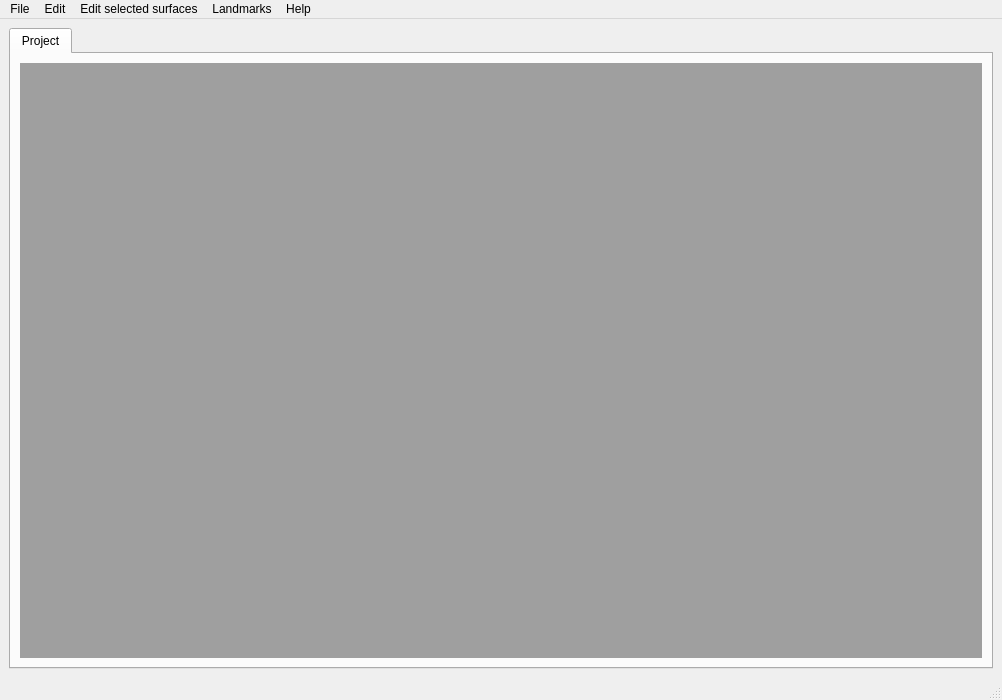
<?xml version="1.0" encoding="UTF-8"?>
<ui version="4.0">
 <class>MorphoDig</class>
 <widget class="QMainWindow" name="MorphoDig">
  <property name="geometry">
   <rect>
    <x>0</x>
    <y>0</y>
    <width>1002</width>
    <height>700</height>
   </rect>
  </property>
  <property name="windowTitle">
   <string>MorphoDig</string>
  </property>
  <property name="windowIcon">
   <iconset resource="Icons/icons.qrc">
    <normaloff>:/Icons/MorphoDig.ico</normaloff>:/Icons/MorphoDig.ico</iconset>
  </property>
  <property name="iconSize">
   <size>
    <width>22</width>
    <height>22</height>
   </size>
  </property>
  <widget class="QWidget" name="centralwidget">
   <layout class="QGridLayout" name="gridLayout">
    <item row="0" column="0">
     <widget class="QTabWidget" name="tabWidget">
      <property name="currentIndex">
       <number>0</number>
      </property>
      <widget class="QWidget" name="TabProject">
       <attribute name="title">
        <string>Project</string>
       </attribute>
       <layout class="QGridLayout" name="gridLayout_2">
        <item row="0" column="0">
         <widget class="QMdiArea" name="mdiArea"/>
        </item>
       </layout>
      </widget>
     </widget>
    </item>
   </layout>
  </widget>
  <widget class="QMenuBar" name="menubar">
   <property name="geometry">
    <rect>
     <x>0</x>
     <y>0</y>
     <width>1002</width>
     <height>21</height>
    </rect>
   </property>
   <widget class="QMenu" name="menuFile">
    <property name="title">
     <string>File</string>
    </property>
   </widget>
   <widget class="QMenu" name="menuHelp">
    <property name="title">
     <string>Help</string>
    </property>
   </widget>
   <widget class="QMenu" name="menuEdit">
    <property name="title">
     <string>Edit</string>
    </property>
   </widget>
   <widget class="QMenu" name="menuLandmarks">
    <property name="title">
     <string>Landmarks</string>
    </property>
   </widget>
   <widget class="QMenu" name="menuEditSelectedSurfaces">
    <property name="title">
     <string>Edit selected surfaces</string>
    </property>
   </widget>
   <addaction name="menuFile"/>
   <addaction name="menuEdit"/>
   <addaction name="menuEditSelectedSurfaces"/>
   <addaction name="menuLandmarks"/>
   <addaction name="menuHelp"/>
  </widget>
  <widget class="QStatusBar" name="statusbar"/>
  <action name="actionExit">
   <property name="text">
    <string>Exit</string>
   </property>
  </action>
  <action name="actionHelp">
   <property name="icon">
    <iconset resource="Icons/icons.qrc">
     <normaloff>:/Icons/help.png</normaloff>:/Icons/help.png</iconset>
   </property>
   <property name="text">
    <string>Help</string>
   </property>
  </action>
 </widget>
 <resources>
  <include location="Icons/icons.qrc"/>
 </resources>
 <connections/>
</ui>
